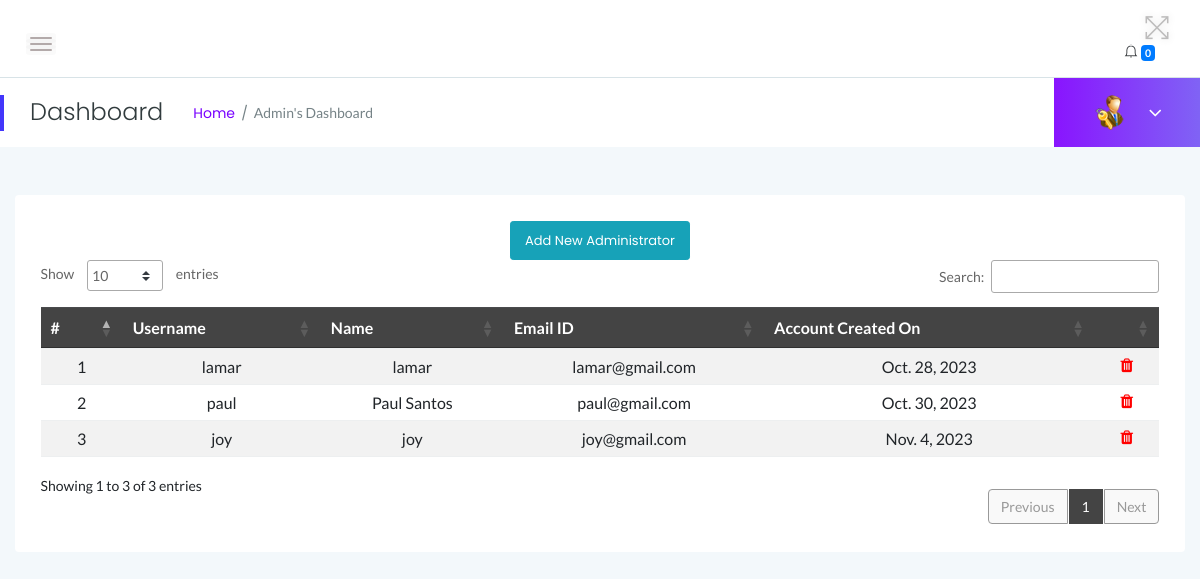
/myadmin/manage-admin/ (signed in), run on an earlier commit of the app's database.
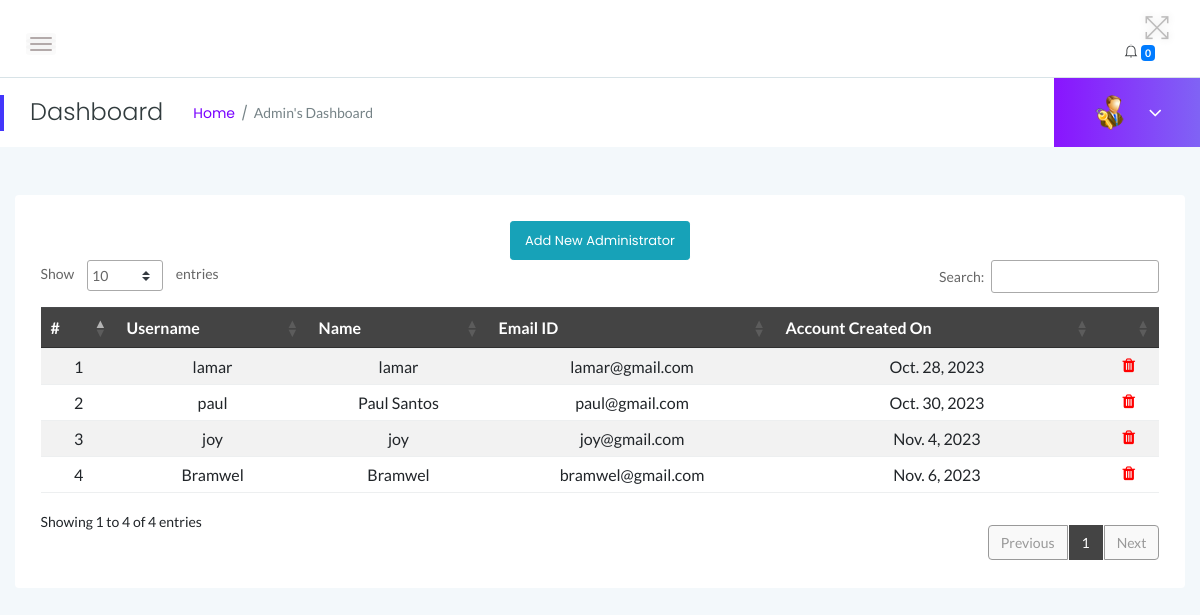
And on a later commit of the database.
### myadmin/models.py (models this page shows, shortened)
class Admin(models.Model):
    fullname = models.CharField(max_length=255)
    email = models.EmailField(unique=True)
    password = models.CharField(max_length=255)
    username = models.CharField(max_length=100, unique=True)
    CreationDate = models.DateField(auto_now_add=True)

### myadmin/views.py (the view, shortened to what this page needs)
# urls.py: path('manage-admin/', views.manage_admin, name='manage_admin'),
@login_required
def manage_admin(request):
    admins = Admin.objects.all()
    return render(request, 'admin/manage_admin.html', {'admins': admins})

### myadmin/templates/admin/manage_admin.html (shortened to what this page needs)
{% load static %}
<html class="no-js" lang="en">
<head>
 {% include 'admin/top.html' %}
</head>
<body>
 {% include 'admin/sidebars.html' %}
                            <div class="card-body">
                                <div class="data-tables datatable-dark">
                                    <center><a href="{% url 'myadmin:add_admin' %}" class="btn btn-sm btn-info">Add New Administrator</a></center>
                                    <table id="dataTable3" class="table table-striped table-hover text-center">
                                        <thead class="text-capitalize">
                                            <tr>
                                                <th>#</th>
                                                <th>Username</th>
                                                <th>Name</th>
                                                <th>Email ID</th>
                                                <th>Account Created On</th>
                                                <th></th>
                                            </tr>
                                        </thead>
                                        <tbody>
                                            {% for admin in admins %}
                                            <tr>
                                                <td>{{ forloop.counter }}</td>
                                                <td>{{ admin.username }}</td>
                                                <td>{{ admin.fullname }}</td>
                                                <td>{{ admin.email }}</td>
                                                <td>{{ admin.CreationDate }}</td>
                                                <td>
                                                    <a href="{% url 'myadmin:manage_admin' %}?del={{ admin.id }}" onclick="return confirm('Do you want to delete?')">
                                                        <i class="fa fa-trash" style="color:red"></i>
                                                    </a>
                                                </td>
                                            </tr>
                                            {% endfor %}
                                        </tbody>
                                    </table>
                                </div>
                            </div>
                        </div>
                    </div>
                </div>
            </div>
        </div>
        </div>
</body>
</html>

What changed in the data, as far as the page shows it:
added Admin: username "Bramwel", fullname "Bramwel", email "bramwel@gmail.com", CreationDate "Nov. 6, 2023"
Also different on the page:
text written by a page script: "Show entries Search: Showing 1 to 3 of 3 entries Previous 1 Next" → "Show entries Search: Showing 1 to 4 of 4 entries Previous 1 Next"
